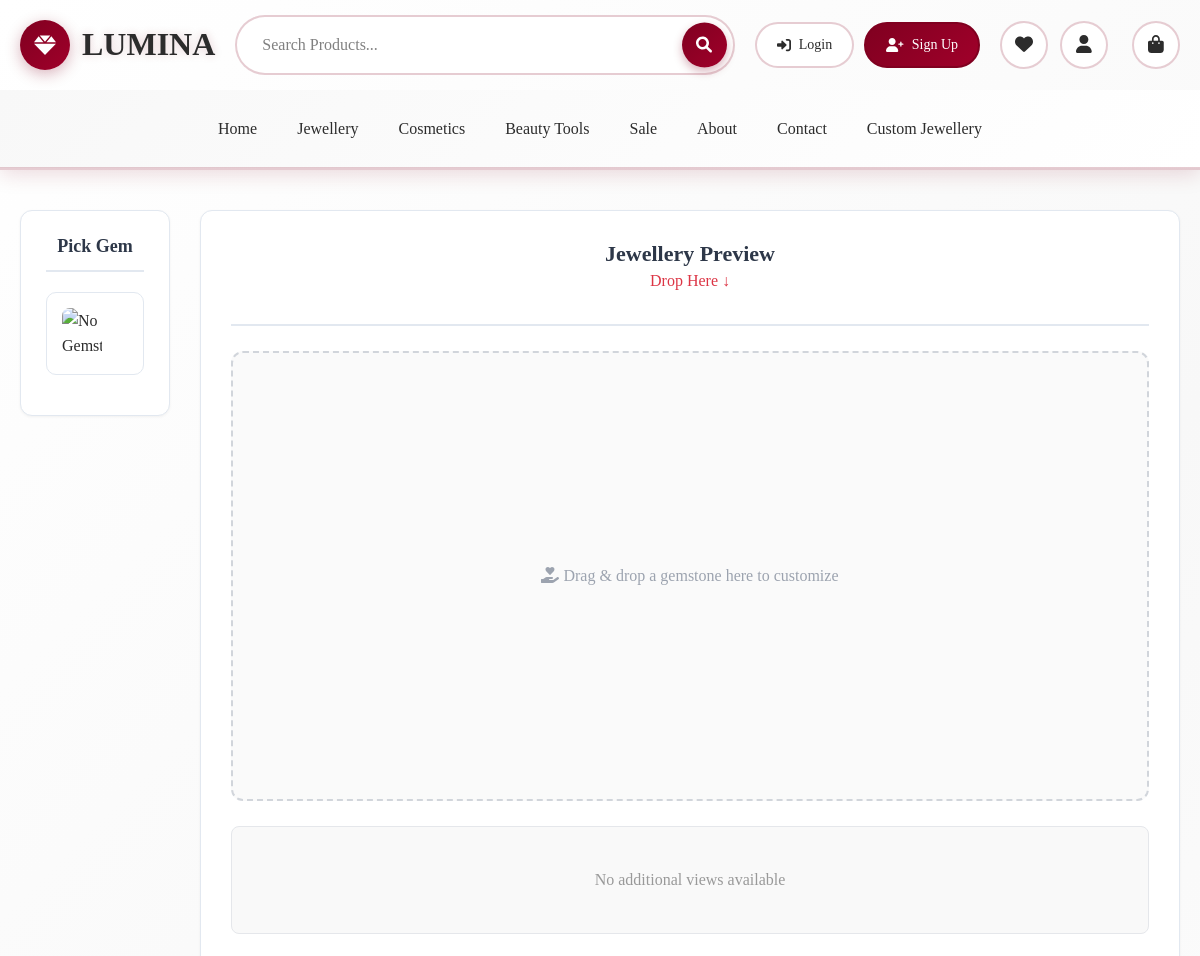
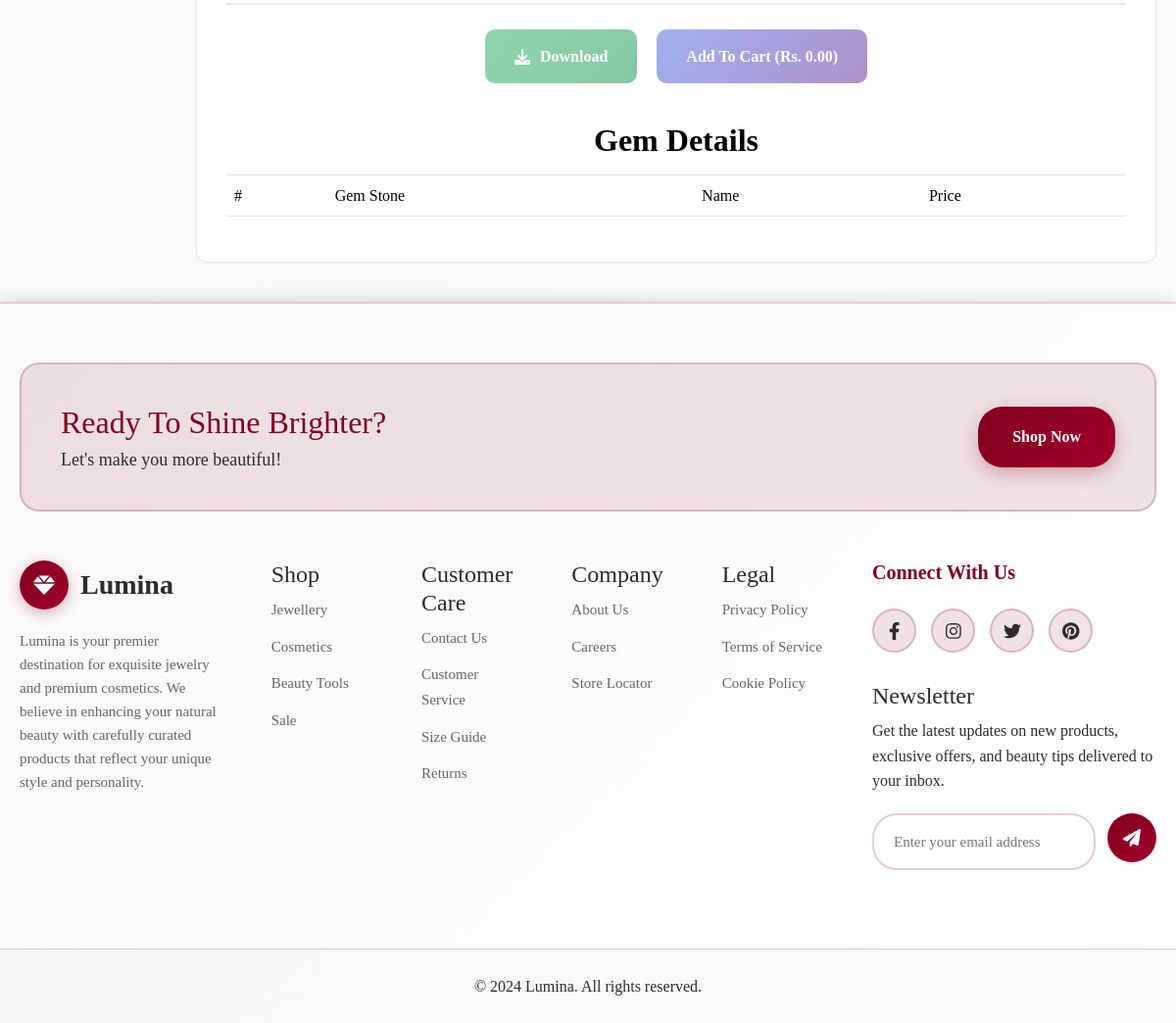
Before: /custom_jewellery/custom_jewellery.php with the older database file (2 pictures, top to bottom).
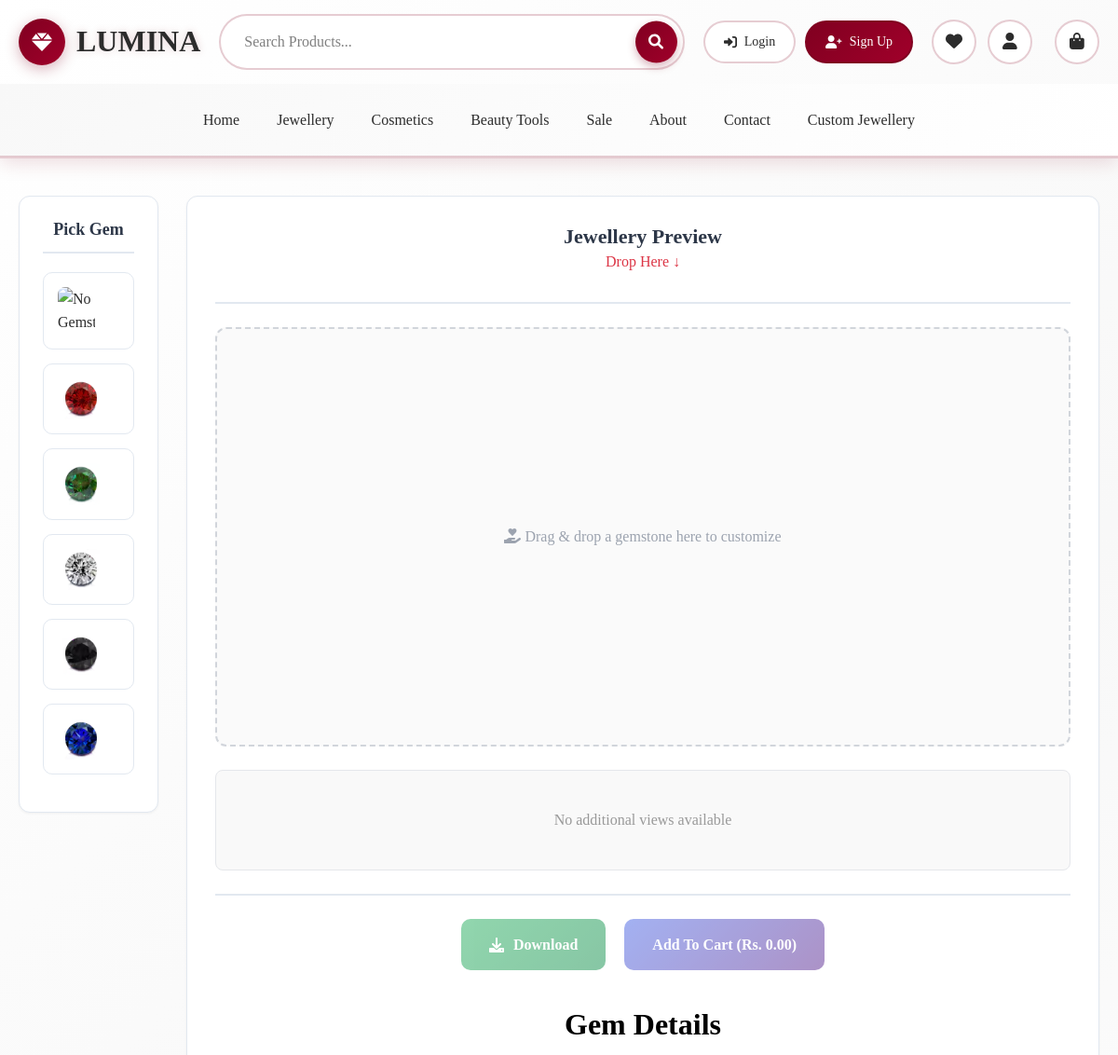
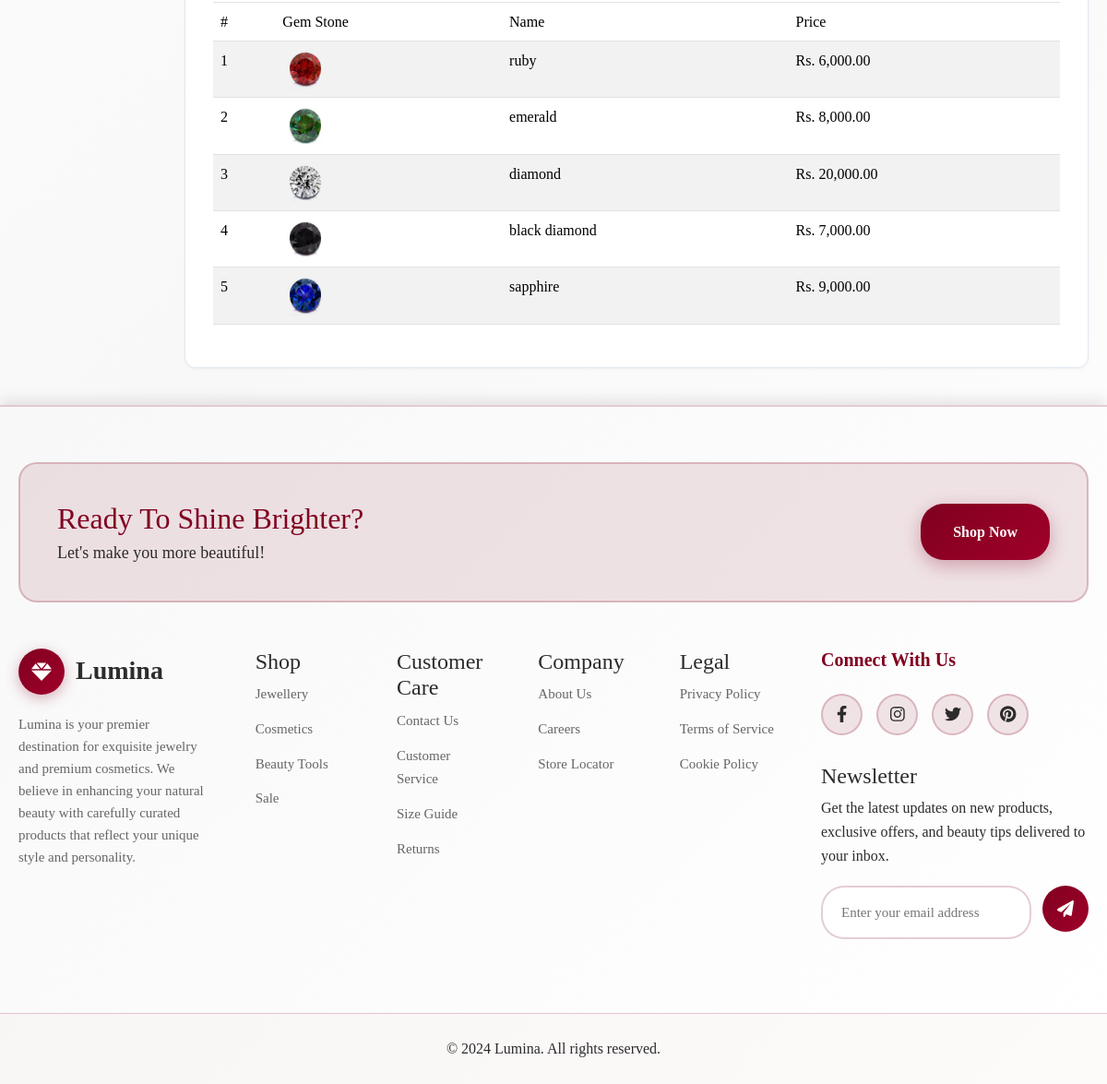
After: the same page with the newer database file (2 pictures, top to bottom).
### tables this page shows
CREATE TABLE `gems` (
  `gem_id` int(255) NOT NULL,
  `gem_name` varchar(255) NOT NULL,
  `gem_price` int(255) NOT NULL,
  `gem_image` varchar(500) NOT NULL
);

### custom_jewellery/custom_jewellery.php (the view, shortened to what this page needs)
<?php include('../includes/header.php') ?>
<div class="container-fluid">
  <div class="customizer-wrapper">
    <?php
      include('../includes/connection.php');
      $body_id = $_GET['body_id'] ?? null;
      $gem = $_GET['gem'] ?? null;
      $images = [];
      $body_price = 0;
      $gem_price = 0;
      $total_price = $body_price + $gem_price;
    ?>
    <div class="sidebar">
      <h3>Pick Gem</h3>
      <div class="gem-option">
        <img src="../admin/custom_jewellery_admin/gems/none.png" width="40" class="draggable" draggable="true" data-gem="" data-price="0" alt="No Gemstone">
      </div>
      <?php
      $g_query="select * from gems";
      $g_sql=mysqli_query($conn,$g_query);
      $total=mysqli_num_rows($g_sql);
      if($total>0){
        while($g_data=mysqli_fetch_assoc($g_sql)){
          ?>
      <div class="gem-option">
        <img src="../admin/<?php echo $g_data['gem_image']?>" width="50" class="draggable" draggable="true" data-gem="<?php echo $g_data['gem_name'];?>" data-price="<?php echo $g_data['gem_price'];?>">
      </div>
      <?php
        }
      }
      ?>
</div>
    <div class="preview">
      <div class="preview-header">
        <h2>Jewellery Preview</h2>
        <p class="text-danger">Drop Here ↓</p>
      </div>
      <div class="main-preview" id="dropArea">
        <?php
          if (!empty($gem) && !empty($body_id)) {
            $query = "SELECT * FROM jewellery_variants WHERE gem='$gem' AND body_id='$body_id' ORDER BY position ASC";
            $sql = mysqli_query($conn, $query);
            while ($data = mysqli_fetch_assoc($sql)) {
              $images[] = "../admin/" . $data['images'];
            }
            if (!empty($images)) {
              $position = $_GET['position'] ?? 0;
              $mainImage = $images[$position] ?? $images[0];
              echo '<img id="mainImage" src="' . $mainImage . '" alt="Jewelry View">';
            } else {
              echo '<div class="drop-hint">
                      <i class="fas fa-gem"></i>
                      No images found for this gem combination
                    </div>';
            }
          } else {
            echo '<div class="drop-hint">
                    <i class="fas fa-hand-holding-heart"></i>
                    Drag & drop a gemstone here to customize
                  </div>';
          }
        ?>
      </div>
      <div class="thumbs">
        <?php
          if (!empty($images)) {
            foreach ($images as $index => $img) {
              $activeClass = ($index == 0) ? 'active' : '';
              echo '<img src="' . $img . '" class="' . $activeClass . '" onclick="setPreview(this.src, this)">';
            }
          } else {
            echo '<div style="text-align: center; color: #999; padding: 20px;">No additional views available</div>';
          }
        ?>
      </div>
      <div class="action-buttons">
        <button id="downloadBtn" class="btn-secondary" onclick="downloadImage()" <?php echo (empty($body_id)) ? 'disabled' : ''; ?>>
          <i class="fas fa-download"></i>
          <span>Download</span>
        </button>
        <form action="../cart/cartcrud.php" method="POST" style="margin: 0;">
          <input type="submit" class="btn-primary" name="submit" value="Add To Cart (Rs. <?php echo number_format($total_price, 2); ?>)">
        </form>
      </div>
      <div class="div">
        <table class="table table-striped">
          <thead>
            <tr>
              <th colspan="4" class="text-center fs-2">Gem Details</th>
            </tr>
            <tr>
              <td>#</td>
              <td>Gem Stone</td>
              <td>Name</td>
              <td>Price</td>
            </tr>
          </thead>
          <tbody>
            <?php
            $gem_query="select * from gems";
            $gem_sql=mysqli_query($conn,$gem_query);
            $total=mysqli_num_rows($gem_sql);
            $i=0;
            if($total>0){
              while($g_data=mysqli_fetch_assoc($gem_sql)){
                $i++;
                ?>
                <tr>
                  <td><?php echo $i?></td>
                  <td><img src="../admin/<?php echo $g_data['gem_image']?>" alt="" width="50"></td>
                  <td><?php echo $g_data['gem_name']?></td>
                  <td>Rs. <?php echo number_format($g_data['gem_price'], 2)?></td>
                </tr>
                <?php
              }
            }
            ?>
          </tbody>
        </table>
      </div>
    </div>
  </div>
</div>
<?php include('../includes/footer.php')?>

Changed rows visible on the page:
added gems: gem_image+gem_name (picture), gem_image (picture), gem_name "ruby", gem_price "6,000.00"
added gems: gem_image+gem_name (picture), gem_image (picture), gem_name "emerald", gem_price "8,000.00"
added gems: gem_image+gem_name (picture), gem_image (picture), gem_name "diamond", gem_price "20,000.00"
added gems: gem_image+gem_name (picture), gem_image (picture), gem_name "black diamond", gem_price "7,000.00"
added gems: gem_image+gem_name (picture), gem_image (picture), gem_name "sapphire", gem_price "9,000.00"
